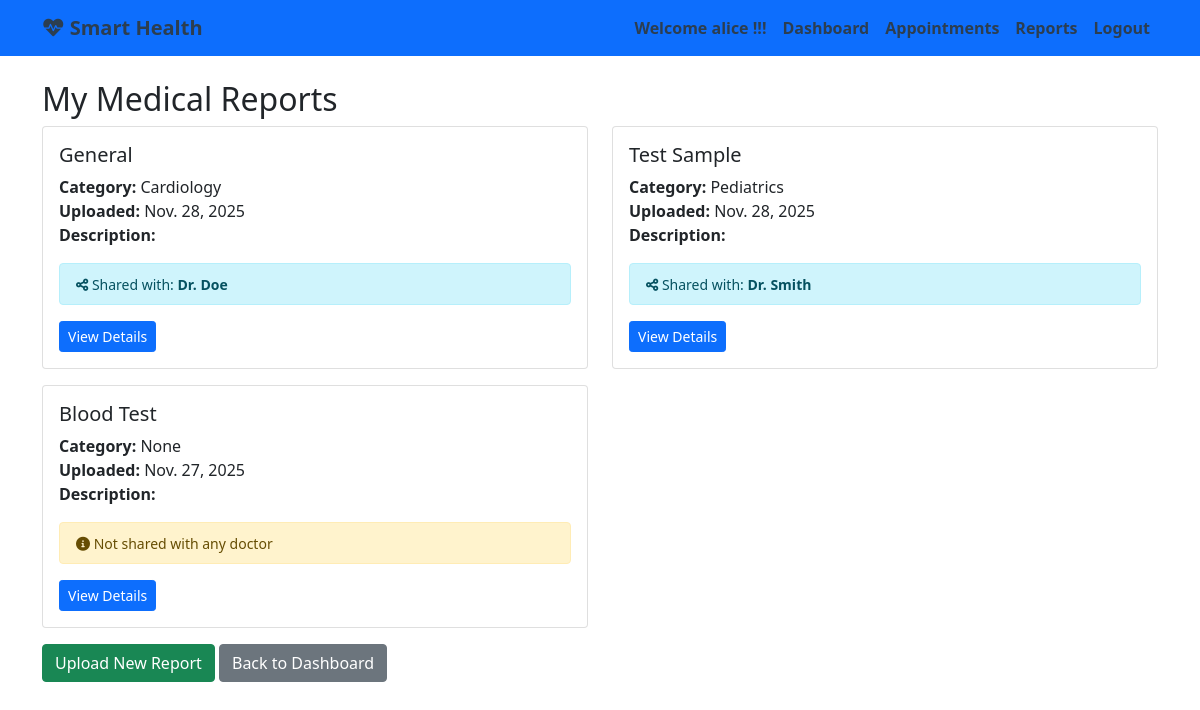
Screenshot of /reports/list/ (signed in) with the database file from the repository.
### apps/reports/models.py (models this page shows, shortened)
class MedicalReport(models.Model):
    patient = models.ForeignKey(User, on_delete=models.CASCADE)
    title = models.CharField(max_length=200)
    description = models.TextField(blank=True)
    report_file = models.FileField(upload_to='medical_reports/')
    uploaded_at = models.DateTimeField(auto_now_add=True)
    analysis_results = models.TextField(blank=True)
    category = models.CharField(
        max_length=50,
        choices=(
            ('cardiologist', 'Cardiology'),
            ('pediatrician', 'Pediatrics'),
            ('general', 'General Medicine'),
            ('orthopedic', 'Orthopedics'),
            ('neurologist', 'Neurology'),
            ('dermatologist', 'Dermatology'),
            ('psychiatrist', 'Psychiatry'),
            ('dentist', 'Dentistry'),
        ),
        blank=True,
        null=True
    )
    shared_with = models.ForeignKey(User, on_delete=models.SET_NULL, null=True, blank=True,
                                  related_name='shared_reports', limit_choices_to={'profile__user_type': 'doctor', 'profile__status': 'approved'})
    class Meta:
        app_label = 'reports'
        ordering = ['-uploaded_at']

### apps/reports/views.py (the view)
# urls.py: path('list/', views.report_list, name='report_list'),
@login_required
def report_list(request):
    from apps.users.models import Profile
    profile = Profile.objects.get(user=request.user)
    if profile.user_type == 'patient':
        reports = MedicalReport.objects.filter(patient=request.user)
        show_upload_button = True  # Patients can upload reports
    else:  # Doctor
        reports = MedicalReport.objects.filter(shared_with=request.user)
        show_upload_button = False  # Doctors cannot upload reports
    return render(request, 'reports/list.html', {
        'reports': reports,
        'user_type': profile.user_type,
        'show_upload_button': show_upload_button,  # Pass this to template
    })

### healthcare/admin_context.py (called while the page is built)
def admin_context(request):
    if request.user.is_authenticated and request.user.is_staff:
        pending_count = Profile.objects.filter(user_type='doctor', status='pending').count()
        return {'pending_count': pending_count}
    return {}

### templates/reports/list.html (shortened to what this page needs)
{% extends 'base.html' %}
{% block content %}
<h2>My Medical Reports</h2>
<div class="row">
    {% for report in reports %}
    <div class="col-md-6 mb-3">
        <div class="card">
            <div class="card-body">
                <h5 class="card-title">{{ report.title }}</h5>
                <p class="card-text">
                    <strong>Category:</strong> {{ report.get_category_display }}<br>
                    <strong>Uploaded:</strong> {{ report.uploaded_at|date }}<br>
                    <strong>Description:</strong> {{ report.description|truncatewords:10 }}
                </p>
                {% if report.shared_with %}
                <div class="alert alert-info py-2">
                    <small>
                        <i class="fas fa-share-alt"></i>
                        Shared with: <strong>Dr. {{ report.shared_with.last_name }}</strong>
                    </small>
                </div>
                {% else %}
                <div class="alert alert-warning py-2">
                    <small>
                        <i class="fas fa-info-circle"></i>
                        Not shared with any doctor
                    </small>
                </div>
                {% endif %}
                <a href="{% url 'report_detail' report.id %}" class="btn btn-primary btn-sm">
                    View Details
                </a>
            </div>
        </div>
    </div>
    {% endfor %}
</div>
{% if show_upload_button %}
<a href="{% url 'upload_report' %}" class="btn btn-success">Upload New Report</a>
{% endif %}
<a href="{% url 'dashboard' %}" class="btn btn-secondary">Back to Dashboard</a>
{% endblock %}

### templates/base.html (shortened to what this page needs)
<!DOCTYPE html>
<html lang="en">
<head>
    <link href="https://cdn.jsdelivr.net/npm/bootstrap@5.1.3/dist/css/bootstrap.min.css" rel="stylesheet">
    <link href="https://cdnjs.cloudflare.com/ajax/libs/font-awesome/6.0.0/css/all.min.css" rel="stylesheet">
</head>
<body>
<nav class="navbar navbar-expand-lg navbar-dark bg-primary">
    <div class="container">
        <a class="navbar-brand" href="{% url 'home' %}">
            <i class="fas fa-heartbeat"></i> Smart Health</a>
        <div class="collapse navbar-collapse" id="navbarNav">
            <ul class="navbar-nav ms-auto">
                {% if user.is_authenticated %}
                <li class="nav-item">
                <a class="nav-link" href="#">
                            Welcome {{ user.username }} !!!
                        </a>
                        </li>
                    <li class="nav-item">
                        <a class="nav-link" href="{% url 'dashboard' %}">Dashboard</a>
                    </li>
                    <li class="nav-item">
                        <a class="nav-link" href="{% url 'appointment_list' %}">Appointments</a>
                    </li>
                    <li class="nav-item">
                        <a class="nav-link" href="{% url 'report_list' %}">Reports</a>
                    </li>
                    <li class="nav-item">
                        <form method="post" action="{% url 'logout' %}" class="d-inline">
                            <button type="submit" class="btn btn-link nav-link" style="border: none; background: none; cursor: pointer;">Logout</button>
                        </form>
                    </li>
                {% endif %}
            </ul>
        </div>
    </div>
</nav>
    <div class="container mt-4">
        {% block content %}
        {% endblock %}
    </div>
</body>
</html>

### templates/base.html (style rules this page uses)
.navbar-brand, .nav-item, .nav-link { font-weight: bold; color: #2c3e50 !important; }

### rows the page displays
MedicalReport: title "General", category "Cardiology", uploaded_at "Nov. 28, 2025", shared_with.last_name "Doe"
MedicalReport: title "Test Sample", category "Pediatrics", uploaded_at "Nov. 28, 2025", shared_with.last_name "Smith"
MedicalReport: title "Blood Test", category "None", uploaded_at "Nov. 27, 2025", shows "Not shared with any doctor"

### other values shown
{{ user.username }} "alice"
